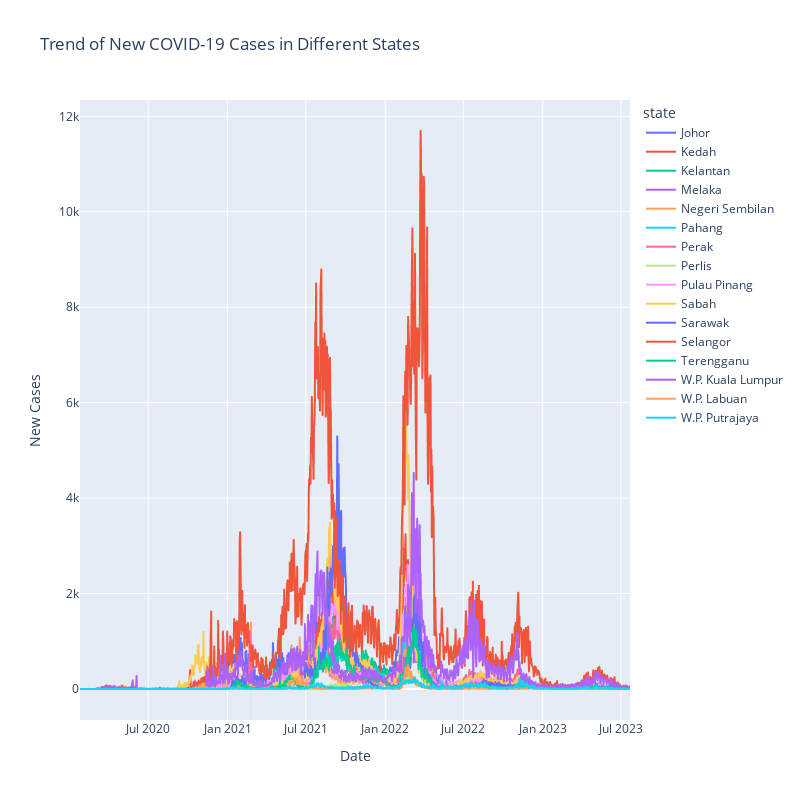

The cell this chart's notebook holds for it:
### Code cell
import pandas as pd
import plotly.express as px

CSV_FILE = 'casesstate.csv'
df = pd.read_csv(CSV_FILE)

fig = px.line(df, x='date', y='cases_new', color='state', title='Trend of New COVID-19 Cases in Different States')

# Set the figure size to (20, 20)
fig.update_layout(
    xaxis_title='Date',
    yaxis_title='New Cases',
    width=800,  # 800 pixels width
    height=800  # 800 pixels height
)

fig.show()

### Figure 1 — Plotly figure (JSON) as saved in the notebook; plotly's stock layout.template omitted (floating-point values rounded to 4 significant figures; data arrays with more than 128 entries replaced by an {"elided": "..."} marker saying what was removed)
{"data": [{"hovertemplate": "state=Johor<br>date=%{x}<br>cases_new=%{y}<extra></extra>", "legendgroup": "Johor", "line": {"color": "#636efa", "dash": "solid"}, "marker": {"symbol": "circle"}, "mode": "lines", "name": "Johor", "showlegend": true, "type": "scattergl", "x": {"elided": "1275 str values"}, "xaxis": "x", "y": {"elided": "1275 int values"}, "yaxis": "y"}, {"hovertemplate": "state=Kedah<br>date=%{x}<br>cases_new=%{y}<extra></extra>", "legendgroup": "Kedah", "line": {"color": "#EF553B", "dash": "solid"}, "marker": {"symbol": "circle"}, "mode": "lines", "name": "Kedah", "showlegend": true, "type": "scattergl", "x": {"elided": "1275 str values"}, "xaxis": "x", "y": {"elided": "1275 int values"}, "yaxis": "y"}, {"hovertemplate": "state=Kelantan<br>date=%{x}<br>cases_new=%{y}<extra></extra>", "legendgroup": "Kelantan", "line": {"color": "#00cc96", "dash": "solid"}, "marker": {"symbol": "circle"}, "mode": "lines", "name": "Kelantan", "showlegend": true, "type": "scattergl", "x": {"elided": "1275 str values"}, "xaxis": "x", "y": {"elided": "1275 int values"}, "yaxis": "y"}, {"hovertemplate": "state=Melaka<br>date=%{x}<br>cases_new=%{y}<extra></extra>", "legendgroup": "Melaka", "line": {"color": "#ab63fa", "dash": "solid"}, "marker": {"symbol": "circle"}, "mode": "lines", "name": "Melaka", "showlegend": true, "type": "scattergl", "x": {"elided": "1275 str values"}, "xaxis": "x", "y": {"elided": "1275 int values"}, "yaxis": "y"}, {"hovertemplate": "state=Negeri Sembilan<br>date=%{x}<br>cases_new=%{y}<extra></extra>", "legendgroup": "Negeri Sembilan", "line": {"color": "#FFA15A", "dash": "solid"}, "marker": {"symbol": "circle"}, "mode": "lines", "name": "Negeri Sembilan", "showlegend": true, "type": "scattergl", "x": {"elided": "1275 str values"}, "xaxis": "x", "y": {"elided": "1275 int values"}, "yaxis": "y"}, {"hovertemplate": "state=Pahang<br>date=%{x}<br>cases_new=%{y}<extra></extra>", "legendgroup": "Pahang", "line": {"color": "#19d3f3", "dash": "solid"}, "marker": {"symbol": "circle"}, "mode": "lines", "name": "Pahang", "showlegend": true, "type": "scattergl", "x": {"elided": "1275 str values"}, "xaxis": "x", "y": {"elided": "1275 int values"}, "yaxis": "y"}, {"hovertemplate": "state=Perak<br>date=%{x}<br>cases_new=%{y}<extra></extra>", "legendgroup": "Perak", "line": {"color": "#FF6692", "dash": "solid"}, "marker": {"symbol": "circle"}, "mode": "lines", "name": "Perak", "showlegend": true, "type": "scattergl", "x": {"elided": "1275 str values"}, "xaxis": "x", "y": {"elided": "1275 int values"}, "yaxis": "y"}, {"hovertemplate": "state=Perlis<br>date=%{x}<br>cases_new=%{y}<extra></extra>", "legendgroup": "Perlis", "line": {"color": "#B6E880", "dash": "solid"}, "marker": {"symbol": "circle"}, "mode": "lines", "name": "Perlis", "showlegend": true, "type": "scattergl", "x": {"elided": "1275 str values"}, "xaxis": "x", "y": {"elided": "1275 int values"}, "yaxis": "y"}, {"hovertemplate": "state=Pulau Pinang<br>date=%{x}<br>cases_new=%{y}<extra></extra>", "legendgroup": "Pulau Pinang", "line": {"color": "#FF97FF", "dash": "solid"}, "marker": {"symbol": "circle"}, "mode": "lines", "name": "Pulau Pinang", "showlegend": true, "type": "scattergl", "x": {"elided": "1275 str values"}, "xaxis": "x", "y": {"elided": "1275 int values"}, "yaxis": "y"}, {"hovertemplate": "state=Sabah<br>date=%{x}<br>cases_new=%{y}<extra></extra>", "legendgroup": "Sabah", "line": {"color": "#FECB52", "dash": "solid"}, "marker": {"symbol": "circle"}, "mode": "lines", "name": "Sabah", "showlegend": true, "type": "scattergl", "x": {"elided": "1275 str values"}, "xaxis": "x", "y": {"elided": "1275 int values"}, "yaxis": "y"}, {"hovertemplate": "state=Sarawak<br>date=%{x}<br>cases_new=%{y}<extra></extra>", "legendgroup": "Sarawak", "line": {"color": "#636efa", "dash": "solid"}, "marker": {"symbol": "circle"}, "mode": "lines", "name": "Sarawak", "showlegend": true, "type": "scattergl", "x": {"elided": "1275 str values"}, "xaxis": "x", "y": {"elided": "1275 int values"}, "yaxis": "y"}, {"hovertemplate": "state=Selangor<br>date=%{x}<br>cases_new=%{y}<extra></extra>", "legendgroup": "Selangor", "line": {"color": "#EF553B", "dash": "solid"}, "marker": {"symbol": "circle"}, "mode": "lines", "name": "Selangor", "showlegend": true, "type": "scattergl", "x": {"elided": "1275 str values"}, "xaxis": "x", "y": {"elided": "1275 int values"}, "yaxis": "y"}, {"hovertemplate": "state=Terengganu<br>date=%{x}<br>cases_new=%{y}<extra></extra>", "legendgroup": "Terengganu", "line": {"color": "#00cc96", "dash": "solid"}, "marker": {"symbol": "circle"}, "mode": "lines", "name": "Terengganu", "showlegend": true, "type": "scattergl", "x": {"elided": "1275 str values"}, "xaxis": "x", "y": {"elided": "1275 int values"}, "yaxis": "y"}, {"hovertemplate": "state=W.P. Kuala Lumpur<br>date=%{x}<br>cases_new=%{y}<extra></extra>", "legendgroup": "W.P. Kuala Lumpur", "line": {"color": "#ab63fa", "dash": "solid"}, "marker": {"symbol": "circle"}, "mode": "lines", "name": "W.P. Kuala Lumpur", "showlegend": true, "type": "scattergl", "x": {"elided": "1275 str values"}, "xaxis": "x", "y": {"elided": "1275 int values"}, "yaxis": "y"}, {"hovertemplate": "state=W.P. Labuan<br>date=%{x}<br>cases_new=%{y}<extra></extra>", "legendgroup": "W.P. Labuan", "line": {"color": "#FFA15A", "dash": "solid"}, "marker": {"symbol": "circle"}, "mode": "lines", "name": "W.P. Labuan", "showlegend": true, "type": "scattergl", "x": {"elided": "1275 str values"}, "xaxis": "x", "y": {"elided": "1275 int values"}, "yaxis": "y"}, {"hovertemplate": "state=W.P. Putrajaya<br>date=%{x}<br>cases_new=%{y}<extra></extra>", "legendgroup": "W.P. Putrajaya", "line": {"color": "#19d3f3", "dash": "solid"}, "marker": {"symbol": "circle"}, "mode": "lines", "name": "W.P. Putrajaya", "showlegend": true, "type": "scattergl", "x": {"elided": "1275 str values"}, "xaxis": "x", "y": {"elided": "1275 int values"}, "yaxis": "y"}], "layout": {"height": 800, "legend": {"title": {"text": "state"}, "tracegroupgap": 0}, "title": {"text": "Trend of New COVID-19 Cases in Different States"}, "width": 800, "xaxis": {"anchor": "y", "domain": [0, 1], "title": {"text": "Date"}}, "yaxis": {"anchor": "x", "domain": [0, 1], "title": {"text": "New Cases"}}}}
